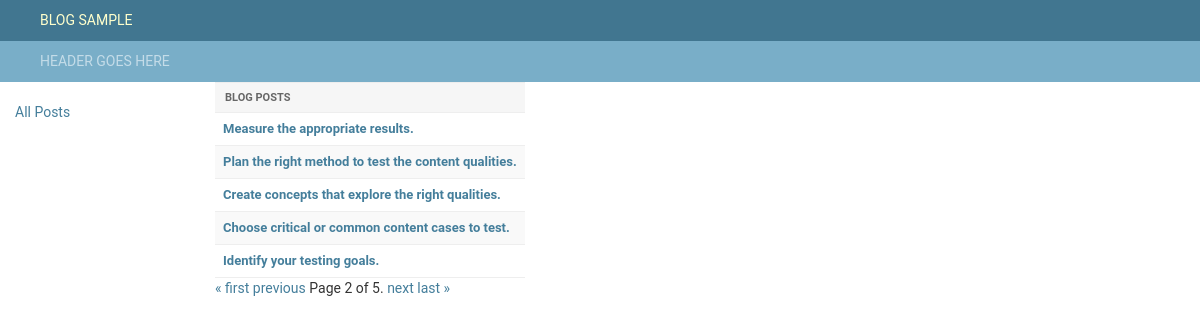
Screenshot of /?page=2 with the database file from the repository.
### blogman/models.py (models this page shows)
class Blog(models.Model):
    title = models.CharField(max_length=200)
    pub_date = models.DateTimeField('date published', default = datetime.now)
    postText = models.TextField(default=None, blank=True, null=True)

### blogman/views.py (the view)
# urls.py: path('', views.index, name='index'),
def index(request):
    blog_list = Blog.objects.order_by('-pub_date')
    post_page_counter = Paginator(blog_list, 5) # Show 5 posts per page.
    page_number = request.GET.get('page')
    page_obj = post_page_counter.get_page(page_number)
    context = {'blog_list': blog_list, 'page_obj': page_obj}
    return render(request, 'blog/index.html', context)

### blogman/templates/blog/index.html
{% extends "../generic.html" %}
{% block content %}
    <div>
        <div class="results">
            {% if blog_list %}
                <table id="result_list">
                    <thead>
                        <tr>
                            <th scope="col">
                               <div class="text" style="background: #f6f6f6;"><span>Blog Posts</span></div>
                            </th>
                        </tr>
                    </thead>
                    <tbody>
                        {% for blogPost in page_obj %}
                        {% cycle 'row1' 'row2' as rowcolors silent %}
                            <tr  class="{{ rowcolors }}">
                                <th class="field-__str__"><a href="/blog/{{ blogPost.id }}/">{{ blogPost.title }}</a></th>
                            </tr>
                        {% endfor %}
                    </tbody>
                </table>
            {% else %}
                <p>No Posts  are available.</p>
            {% endif %}
        </div>
        <div class="pagination">
            <span class="step-links">
                {% if page_obj.has_previous %}
                    <a href="?page=1">&laquo; first</a>
                    <a href="?page={{ page_obj.previous_page_number }}">previous</a>
                {% endif %}
                <span class="current">
                    Page {{ page_obj.number }} of {{ page_obj.paginator.num_pages }}.
                </span>
                {% if page_obj.has_next %}
                    <a href="?page={{ page_obj.next_page_number }}">next</a>
                    <a href="?page={{ page_obj.paginator.num_pages }}">last &raquo;</a>
                {% endif %}
            </span>
        </div>
    </div>
{% endblock %}

### blogman/static/style/styles.css (style rules this page uses)
body { margin: 0; padding: 0; font-size: 14px; font-family: "Roboto","Lucida Grande","DejaVu Sans","Bitstream Vera Sans",Verdana,Arial,sans-serif; color: #333; background: #fff; }
table thead th .text span { padding: 8px 10px; display: block; }
table { border-collapse: collapse; }
table thead th { padding: 0; white-space: nowrap; vertical-align: middle; }
thead th { padding: 5px 10px; line-height: normal; text-transform: uppercase; background: #f6f6f6; }
thead th, tfoot td { color: #666; padding: 5px 10px; font-size: 11px; background: #fff; border: none; border-top-color: currentcolor; border-top-style: none; border-top-width: medium; border-bottom-color: currentcolor; border-bottom-style: none; border-bottom-width: medium; border-top: 1px solid #eee; border-bottom: 1px solid #eee; }
th { font-weight: 600; text-align: left; }
td, th { font-size: 13px; line-height: 16px; border-bottom: 1px solid #eee; vertical-align: top; padding: 8px; font-family: "Roboto", "Lucida Grande", Verdana, Arial, sans-serif; }
a:link, a:visited { color: #447e9b; text-decoration: none; }
.row1 { background: #fff; }
.row2 { background: #f9f9f9; }
.results { overflow-x: auto; }

### rows the page displays
Blog: title "Measure the appropriate results."
Blog: title "Plan the right method to test the content qualities."
Blog: title "Create concepts that explore the right qualities."
Blog: title "Choose critical or common content cases to test."
Blog: title "Identify your testing goals."

### other values shown
{{ page_obj.number }} "2"
{{ page_obj.paginator.num_pages }} "5"
